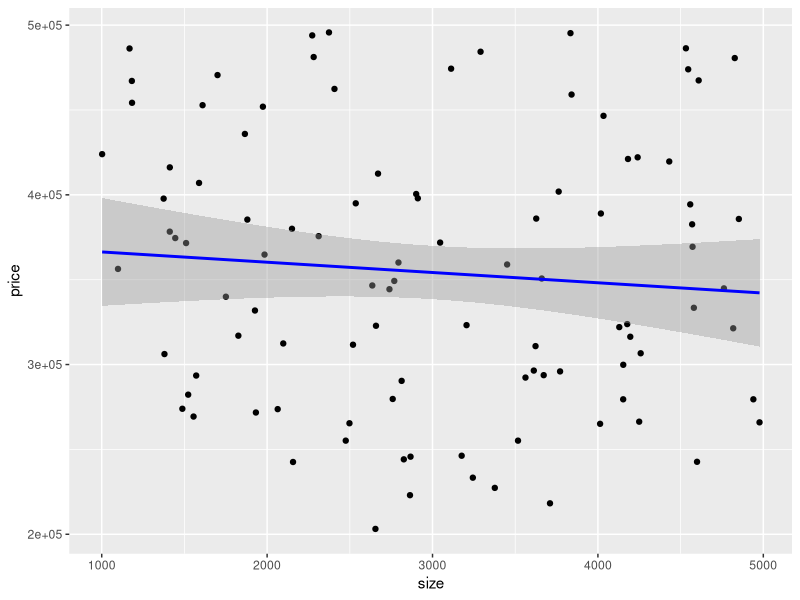

The R source for this figure:
library(ggplot2)
# Simulated data
set.seed(123)
house_data <- data.frame(size = runif(100, 1000, 5000), 
                         price = runif(100, 200000, 500000))
# Linear regression model
model <- lm(price ~ size, data = house_data)
summary(model)
ggplot(house_data, aes(x=size, y=price)) + 
  geom_point() +
  geom_smooth(method="lm", col="blue")

set.seed(123)
exam_data <- data.frame(study_hours = runif(100, 0, 20),
                        passed = rbinom(100, 1, prob=0.5))

# Logistic regression model
model <- glm(passed ~ study_hours, data=exam_data, family="binomial")

# Summary of the model
summary(model)

# Predicting probabilities
exam_data$predicted_probability <- predict(model, type = "response")


library(MASS)
set.seed(123)
ad_data <- data.frame(ad_spend = runif(100, 100, 1000),
                      sign_ups = rpois(100, lambda=20))
# Poisson regression model
model <- glm(sign_ups ~ ad_spend, data=ad_data, family="poisson")
summary(model)


library(survival)
set.seed(123)
maintenance_data <- data.frame(maintenance_freq = runif(100, 1, 12),
                               failure_time = runif(100, 0, 24),
                               event = rbinom(100, 1, 0.5))
# Cox proportional hazards model
surv_obj <- Surv(time = maintenance_data$failure_time, event = maintenance_data$event)
model <- coxph(surv_obj ~ maintenance_freq, data = maintenance_data)
summary(model)
